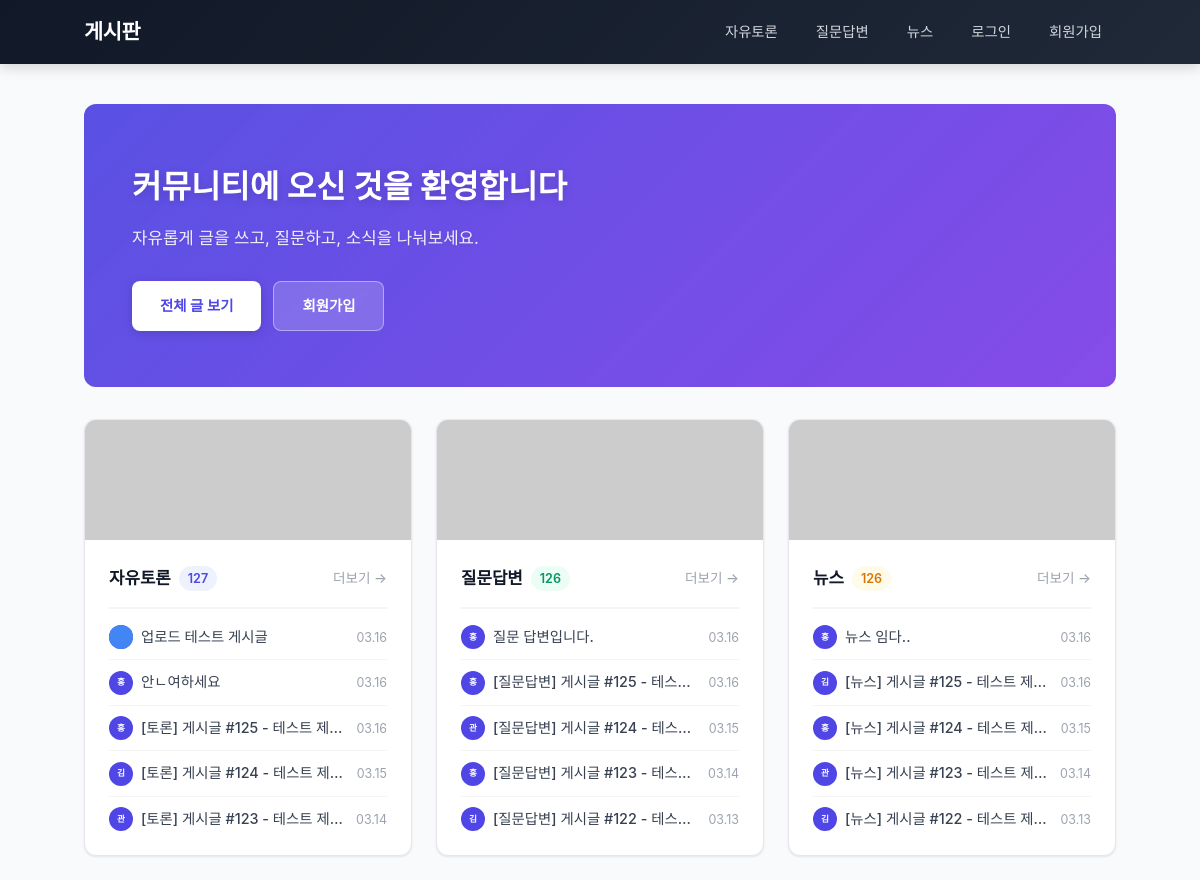
The page / on the database its author committed.
### tables this page shows
CREATE TABLE posts (
                id INTEGER PRIMARY KEY AUTOINCREMENT,
                user_id INTEGER NOT NULL,
                category TEXT NOT NULL DEFAULT 'discussion',
                title TEXT NOT NULL,
                content TEXT NOT NULL,
                created_at DATETIME DEFAULT CURRENT_TIMESTAMP,
                updated_at DATETIME DEFAULT CURRENT_TIMESTAMP,
                FOREIGN KEY (user_id) REFERENCES users(id) ON DELETE CASCADE
            );

CREATE TABLE uploads (
                id INTEGER PRIMARY KEY AUTOINCREMENT,
                user_id INTEGER NOT NULL,
                original_name TEXT NOT NULL,
                stored_name TEXT NOT NULL,
                path TEXT NOT NULL,
                mime_type TEXT NOT NULL,
                file_size INTEGER NOT NULL,
                created_at DATETIME DEFAULT CURRENT_TIMESTAMP,
                FOREIGN KEY (user_id) REFERENCES users(id) ON DELETE CASCADE
            );

CREATE TABLE users (
                id INTEGER PRIMARY KEY AUTOINCREMENT,
                name TEXT NOT NULL,
                email TEXT NOT NULL UNIQUE,
                password TEXT NOT NULL,
                created_at DATETIME DEFAULT CURRENT_TIMESTAMP,
                updated_at DATETIME DEFAULT CURRENT_TIMESTAMP
            , profile_photo_id INTEGER DEFAULT NULL);

### Utils/Db.php (called while the page is built, shortened)
<?php
class Db
{
    private static ?Db $instance = null;
    private \PDO $pdo;
    private function __construct(bool $inMemory = false)
    {
        if ($inMemory) {
            $this->pdo = new \PDO('sqlite::memory:');
        } else {
            $dbPath = __DIR__ . '/../data/database.sqlite';
            $this->pdo = new \PDO('sqlite:' . $dbPath);
        }
        $this->pdo->setAttribute(\PDO::ATTR_ERRMODE, \PDO::ERRMODE_EXCEPTION);
        $this->pdo->setAttribute(\PDO::ATTR_DEFAULT_FETCH_MODE, \PDO::FETCH_ASSOC);
        if (!$inMemory) {
            $this->pdo->exec('PRAGMA journal_mode=WAL');
        }
        $this->pdo->exec('PRAGMA foreign_keys=ON');
        $this->initTables();
    }
    public static function getInstance(): self
    {
        if (self::$instance === null) {
            self::$instance = new self();
        }
        return self::$instance;
    }
    public function getPdo(): \PDO
    {
        return $this->pdo;
    }
    private function initTables(): void
    {
        $this->pdo->exec('
            CREATE TABLE IF NOT EXISTS users (
                id INTEGER PRIMARY KEY AUTOINCREMENT,
                name TEXT NOT NULL,
                email TEXT NOT NULL UNIQUE,
                password TEXT NOT NULL,
                created_at DATETIME DEFAULT CURRENT_TIMESTAMP,
                updated_at DATETIME DEFAULT CURRENT_TIMESTAMP
            )
        ');
        $this->pdo->exec('
            CREATE TABLE IF NOT EXISTS posts (
                id INTEGER PRIMARY KEY AUTOINCREMENT,
                user_id INTEGER NOT NULL,
                category TEXT NOT NULL DEFAULT \'discussion\',
                title TEXT NOT NULL,
                content TEXT NOT NULL,
                created_at DATETIME DEFAULT CURRENT_TIMESTAMP,
                updated_at DATETIME DEFAULT CURRENT_TIMESTAMP,
                FOREIGN KEY (user_id) REFERENCES users(id) ON DELETE CASCADE
            )
        ');
        $this->pdo->exec('
            CREATE TABLE IF NOT EXISTS uploads (
                id INTEGER PRIMARY KEY AUTOINCREMENT,
                user_id INTEGER NOT NULL,
                original_name TEXT NOT NULL,
                stored_name TEXT NOT NULL,
                path TEXT NOT NULL,
                mime_type TEXT NOT NULL,
                file_size INTEGER NOT NULL,
                created_at DATETIME DEFAULT CURRENT_TIMESTAMP,
                FOREIGN KEY (user_id) REFERENCES users(id) ON DELETE CASCADE
            )
        ');
        $this->pdo->exec('
            CREATE TABLE IF NOT EXISTS comments (
                id INTEGER PRIMARY KEY AUTOINCREMENT,
                post_id INTEGER NOT NULL,
                user_id INTEGER NOT NULL,
                parent_id INTEGER DEFAULT NULL,
                content TEXT NOT NULL,
                created_at DATETIME DEFAULT CURRENT_TIMESTAMP,
                updated_at DATETIME DEFAULT CURRENT_TIMESTAMP,
                FOREIGN KEY (post_id) REFERENCES posts(id) ON DELETE CASCADE,
                FOREIGN KEY (user_id) REFERENCES users(id) ON DELETE CASCADE,
                FOREIGN KEY (parent_id) REFERENCES comments(id) ON DELETE CASCADE
            )
        ');
        $this->pdo->exec('
            CREATE TABLE IF NOT EXISTS post_attachments (
                id INTEGER PRIMARY KEY AUTOINCREMENT,
                post_id INTEGER NOT NULL,
                upload_id INTEGER NOT NULL,
                FOREIGN KEY (post_id) REFERENCES posts(id) ON DELETE CASCADE,
                FOREIGN KEY (upload_id) REFERENCES uploads(id) ON DELETE CASCADE
            )
        ');
        $columns = $this->pdo->query('PRAGMA table_info(users)')->fetchAll();
        $columnNames = array_column($columns, 'name');
    }
}

### lib/post/PostRepository.php (called while the page is built, shortened)
<?php
class PostRepository
{
    private \PDO $pdo;
    public function __construct()
    {
        $this->pdo = Db::getInstance()->getPdo();
    }
    public function findByCategory(string $category, int $page = 1, int $perPage = 10): array
    {
        $offset = ($page - 1) * $perPage;
        $stmt = $this->pdo->prepare('
            SELECT p.*, u.name as author_name, up.path as author_photo_path
            FROM posts p
            JOIN users u ON p.user_id = u.id
            LEFT JOIN uploads up ON u.profile_photo_id = up.id
            WHERE p.category = :category
            ORDER BY p.id DESC
            LIMIT :limit OFFSET :offset
        ');
        $stmt->bindValue('category', $category);
        $stmt->bindValue('limit', $perPage, \PDO::PARAM_INT);
        $stmt->bindValue('offset', $offset, \PDO::PARAM_INT);
        $stmt->execute();
        $rows = $stmt->fetchAll();
        return array_map(fn($row) => new PostEntity($row), $rows);
    }
    public function countByCategory(string $category): int
    {
        $stmt = $this->pdo->prepare('SELECT COUNT(*) FROM posts WHERE category = :category');
        $stmt->execute(['category' => $category]);
        return (int)$stmt->fetchColumn();
    }
}

### lib/post/PostService.php (called while the page is built, shortened)
<?php
class PostService
{
    private PostRepository $repository;
    public function __construct()
    {
        $this->repository = new PostRepository();
    }
    public function getListByCategory(string $category, int $page = 1, int $perPage = 10): array
    {
        $posts = $this->repository->findByCategory($category, $page, $perPage);
        $totalCount = $this->repository->countByCategory($category);
        $totalPages = max(1, (int)ceil($totalCount / $perPage));
        return [
            'posts' => $posts,
            'total_count' => $totalCount,
            'current_page' => $page,
            'total_pages' => $totalPages,
            'per_page' => $perPage,
            'category' => $category,
        ];
    }
}

### lib/post/PostEntity.php (called while the page is built, shortened)
<?php
class PostEntity
{
    public ?string $author_photo_path;
    public function __construct(array $data = [])
    {
        $this->id = $data['id'] ?? null;
        $this->title = $data['title'] ?? '';
        $this->created_at = $data['created_at'] ?? null;
        $this->author_name = $data['author_name'] ?? null;
        $this->author_photo_path = $data['author_photo_path'] ?? null;
    }
    public function getAuthorPhotoUrl(): ?string
    {
        return $this->author_photo_path ? '/' . $this->author_photo_path : null;
    }
}

### views/home.php (the view, shortened to what this page needs)
<?php
$service = new \lib\post\PostService();
$categories = [
    'discussion' => [
        'label' => '자유토론',
        'badge' => 'cat-badge-indigo',
        'image' => 'https://picsum.photos/seed/discuss-board/600/300',
    ],
    'qna' => [
        'label' => '질문답변',
        'badge' => 'cat-badge-emerald',
        'image' => 'https://picsum.photos/seed/qna-board/600/300',
    ],
    'news' => [
        'label' => '뉴스',
        'badge' => 'cat-badge-amber',
        'image' => 'https://picsum.photos/seed/news-board/600/300',
    ],
];
$categoryData = [];
foreach (array_keys($categories) as $cat) {
    $categoryData[$cat] = $service->getListByCategory($cat, 1, 5);
}
require __DIR__ . '/layout/header.php';
?>
<div class="wide-container">
    <div class="hero">
        <h1>커뮤니티에 오신 것을 환영합니다</h1>
        <p>자유롭게 글을 쓰고, 질문하고, 소식을 나눠보세요.</p>
        <div class="hero-actions">
            <a href="/post/list" class="btn-hero btn-hero-primary">전체 글 보기</a>
            <?php if (!isset($_SESSION['user_id'])): ?>
                <a href="/user/register" class="btn-hero btn-hero-outline">회원가입</a>
            <?php else: ?>
                <a href="/post/create" class="btn-hero btn-hero-outline">새 글 작성</a>
            <?php endif; ?>
        </div>
    </div>
    <div class="home-grid">
        <?php foreach ($categories as $catKey => $catInfo): ?>
            <div class="card">
                <img src="<?= $catInfo['image'] ?>" alt="<?= $catInfo['label'] ?>" class="cat-cover" loading="lazy">
                <div class="cat-body">
                    <div class="cat-header">
                        <h3>
                            <?= $catInfo['label'] ?>
                            <span class="cat-badge <?= $catInfo['badge'] ?>"><?= $categoryData[$catKey]['total_count'] ?></span>
                        </h3>
                        <a href="/post/list?category=<?= $catKey ?>">더보기 &rarr;</a>
                    </div>
                    <?php if (empty($categoryData[$catKey]['posts'])): ?>
                        <div class="cat-empty">아직 게시글이 없습니다.</div>
                    <?php else: ?>
                        <ul class="cat-list">
                            <?php foreach ($categoryData[$catKey]['posts'] as $post): ?>
                                <li>
                                    <a href="/post/view?id=<?= $post->id ?>" style="display: flex; align-items: center; gap: 8px;">
                                        <span class="avatar avatar-sm" style="font-size: 0.6em;">
                                            <?php if ($post->getAuthorPhotoUrl()): ?>
                                                <img src="<?= htmlspecialchars($post->getAuthorPhotoUrl()) ?>" alt="">
                                            <?php else: ?>
                                                <?= mb_substr($post->author_name ?? '', 0, 1) ?>
                                            <?php endif; ?>
                                        </span>
                                        <span style="overflow:hidden; text-overflow:ellipsis; white-space:nowrap;"><?= htmlspecialchars($post->title) ?></span>
                                    </a>
                                    <span class="meta"><?= date('m.d', strtotime($post->created_at)) ?></span>
                                </li>
                            <?php endforeach; ?>
                        </ul>
                    <?php endif; ?>
                </div>
            </div>
        <?php endforeach; ?>
    </div>
</div>
<?php require __DIR__ . '/layout/footer.php'; ?>

### index.php (shortened to what this page needs)
<?php
spl_autoload_register(function (string $class) {
    $path = __DIR__ . '/' . str_replace('\\', '/', $class) . '.php';
});
$uri = parse_url($_SERVER['REQUEST_URI'], PHP_URL_PATH);
$viewPath = ($uri === '/') ? '/home' : $uri;
$viewPath = str_replace('..', '', $viewPath);
$viewFile = __DIR__ . '/views' . $viewPath . '.php';
if (file_exists($viewFile)) {
    require $viewFile;
} else {
    http_response_code(404);
    require __DIR__ . '/views/404.php';
}

### views/layout/header.php (shortened to what this page needs)
<!DOCTYPE html>
<html lang="ko">
<head>
</head>
<body>
    <nav>
        <div class="container">
            <a href="/" class="logo">게시판</a>
            <div class="nav-links">
                <a href="/post/list?category=discussion">자유토론</a>
                <a href="/post/list?category=qna">질문답변</a>
                <a href="/post/list?category=news">뉴스</a>
                <?php if (isset($_SESSION['user_id'])): ?>
                    <a href="/post/create">글쓰기</a>
                    <a href="/user/edit">내정보</a>
                    <a href="/user/logout" class="nav-user">
                        <span class="avatar avatar-sm" id="nav-avatar">
                            <?php if (!empty($_SESSION['user_profile_photo_url'])): ?>
                                <img src="<?= htmlspecialchars($_SESSION['user_profile_photo_url']) ?>" alt="">
                            <?php else: ?>
                                <?= mb_substr($_SESSION['user_name'], 0, 1) ?>
                            <?php endif; ?>
                        </span>
                        로그아웃
                    </a>
                <?php else: ?>
                    <a href="/user/login">로그인</a>
                    <a href="/user/register">회원가입</a>
                <?php endif; ?>
            </div>
        </div>
    </nav>

### views/layout/footer.php (shortened to what this page needs)
</body>
</html>

### rows shown on the page
posts: uploads.path (picture), title "업로드 테스트 게시글", created_at "03.16"
posts: user.name "홍", title "안ㄴ여하세요", created_at "03.16"
posts: user.name "홍", title "[토론] 게시글 #125 - 테스트 제…", created_at "03.16"
posts: user.name "김", title "[토론] 게시글 #124 - 테스트 제…", created_at "03.15"
posts: user.name "관", title "[토론] 게시글 #123 - 테스트 제…", created_at "03.14"
posts: user.name "홍", title "질문 답변입니다.", created_at "03.16"
posts: user.name "홍", title "[질문답변] 게시글 #125 - 테스…", created_at "03.16"
posts: user.name "관", title "[질문답변] 게시글 #124 - 테스…", created_at "03.15"
posts: user.name "홍", title "[질문답변] 게시글 #123 - 테스…", created_at "03.14"
posts: user.name "김", title "[질문답변] 게시글 #122 - 테스…", created_at "03.13"
posts: user.name "홍", title "뉴스 임다..", created_at "03.16"
posts: user.name "김", title "[뉴스] 게시글 #125 - 테스트 제…", created_at "03.16"
posts: user.name "홍", title "[뉴스] 게시글 #124 - 테스트 제…", created_at "03.15"
posts: user.name "관", title "[뉴스] 게시글 #123 - 테스트 제…", created_at "03.14"
posts: user.name "김", title "[뉴스] 게시글 #122 - 테스트 제…", created_at "03.13"

### other values the page prints
$catInfo['label'] "자유토론"
$categoryData[$catKey]['total_count'] "127"
$catInfo['label'] "질문답변"
$categoryData[$catKey]['total_count'] "126"
$catInfo['label'] "뉴스"
